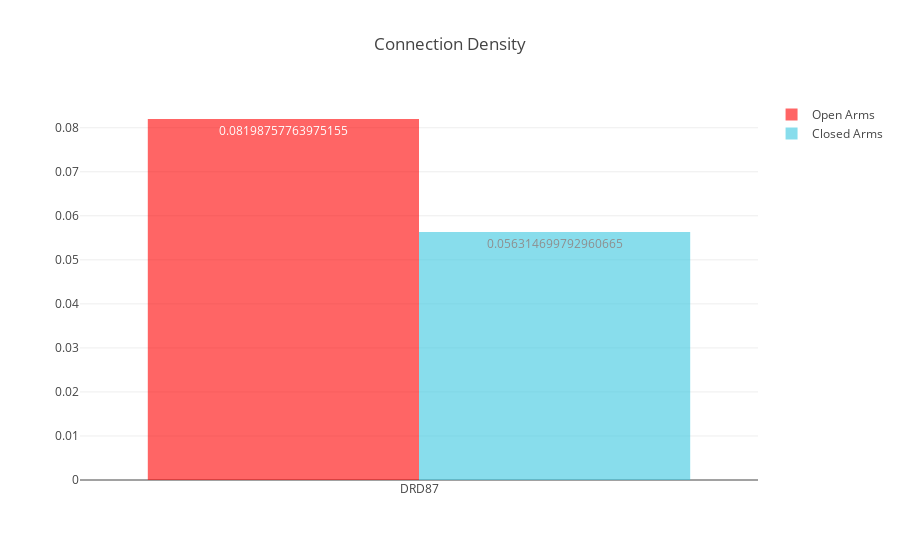

Notebook source saved alongside this figure:
### Markdown cell above
### *Connection density is the actual number of edges in the graph as a proportion of the total number of possible edges and is the simplest estimator of the physical cost — for example, the energy or other resource requirements — of a network.* (Bullmore and Sporns)

### As one would expect, the connection density is greater when the mice were in the open arms of the EPM.

### Code cell
open_arms_graphs = get_behavior_graphs(feature_extractors, "OpenArms_centerpoint")

open_measures = list()
for open_arms_graph in open_arms_graphs:
    open_measures.append(open_arms_graph.connection_density)    
    
closed_arms_graphs = get_behavior_graphs(feature_extractors, "ClosedArms_centerpoint")

closed_measures = list()
for closed_arms_graph in closed_arms_graphs:
    closed_measures.append(closed_arms_graph.connection_density) 

plot_network_measures(open_measures, closed_measures, *x_axis, title="Connection Density")

### Figure 1 — Plotly figure (JSON) as saved in the notebook; plotly's stock layout.template omitted (floating-point values rounded to 4 significant figures)
{"data": [{"marker": {"color": "rgb(255, 0, 0)"}, "name": "Open Arms", "opacity": 0.6, "text": [0.08199], "textposition": "auto", "type": "bar", "uid": "ae7e1a", "x": ["DRD87"], "y": [0.08199]}, {"marker": {"color": "rgb(58,200,225)"}, "name": "Closed Arms", "opacity": 0.6, "text": [0.05631], "textposition": "auto", "type": "bar", "uid": "6bf1e9", "x": ["DRD87"], "y": [0.05631]}], "layout": {"autosize": true, "title": "Connection Density", "xaxis": {"autorange": true, "range": [-0.5, 0.5], "type": "category"}, "yaxis": {"autorange": true, "range": [0, 0.0863], "type": "linear"}}}
